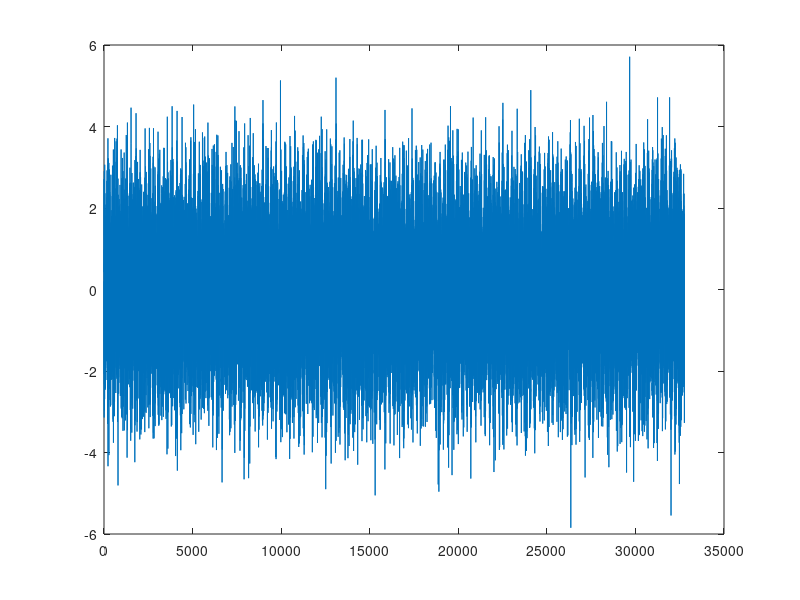

Source code (MATLAB): (Note: this script raises an error after producing the figure.)
 % Частоты синусоид
 f1 = 320; 
 f2 = 336; 
 k0=2.39;   %коэффициент, зависящий от вида окна 
 df=16;     % Разрешающая способность
 fd=4096;   % частота дискритизации
 T=8;       % Время наблюдения
 E=0.08;    % Нормированная случайная ошибка
 
 
 mur = 0;
 adr = 0;
 muc = 0;
 adc = 0;
 
 
 N=fd*T     %количество отсчётов
 M=2^ceil(log2(fd/df*k0))  %число обрабатываемых на интервале отсчётов
 V=ceil(1/(E^2)) % Кол-во отрезков
 Sdvig=floor((N-M)/V) % Сдвиг
 Wch=1-(Sdvig/M); % Перекрытие

 disp(E)
 
 Td=1/fd;
 t=(0:N-1)*Td;
 x=sin(2*pi*f1*t)+sin(2*pi*f2*t)+randn(1,N);
 n =0:N-1;
 figure(1)
 plot(n,x)
 subtitle("Анализируемый сигнал")
 
 % Вычисление периодограммы Кайзера
 Pw=zeros(1,M);
 xp=zeros(1,M);
 w = kaiser(M, 3);
 for p=1:V,
 for n=1:M
 %mur = mur + 1;
 xp(n) = w(n)*x((p-1)*Sdvig+n);
 end
 Pw=Pw+abs(fft(xp)).^2; %fft - БПФ
 muc = muc + M/2 * log2(M);
 adc = adc + M * log2(M);
 adr = adr + M;
 adr = adr + (M-1);
 end
 adr = adr + 2 * adc + 2 * muc;
 mur = 0;
 mur = mur +2*V*M;
 mur = mur + 4 * muc;
 mur = mur + M;
 
 disp(['Mur = ', num2str(mur)]);
 disp(['Adr = ', num2str(adr)]);

 disp(['Muc = ', num2str(muc)]);
 disp(['Adc = ', num2str(adc)]);
 
 
 Pw=Pw/(V*M);
 m=0:M-1;
 f=(m/M)*fd;
 figure(2)
 plot(f, Pw)
 subtitle("Оценка спектра мощности")
 count_mun = xp(n) + P2;
 

